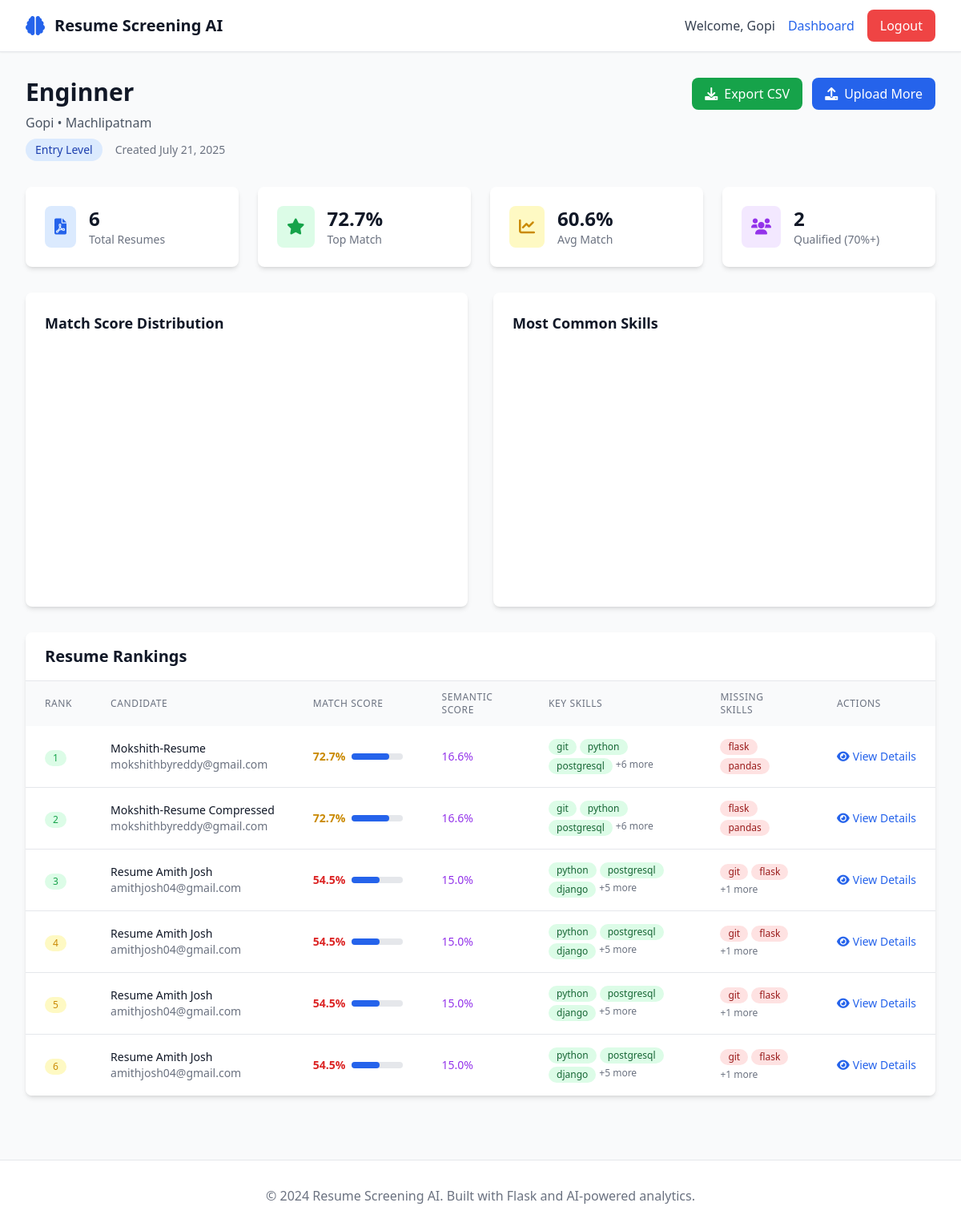
The page /job_results/1 (signed in) on the database its author committed.
### app.py (models this page shows)
class User(UserMixin, db.Model):
    id = db.Column(db.Integer, primary_key=True)
    username = db.Column(db.String(80), unique=True, nullable=False)
    email = db.Column(db.String(120), unique=True, nullable=False)
    password_hash = db.Column(db.String(120), nullable=False)
    role = db.Column(db.String(20), default='hr')
    created_at = db.Column(db.DateTime, default=datetime.utcnow)

class JobDescription(db.Model):
    id = db.Column(db.Integer, primary_key=True)
    title = db.Column(db.String(200), nullable=False)
    company = db.Column(db.String(200), nullable=False)
    description = db.Column(db.Text, nullable=False)
    required_skills = db.Column(db.Text, nullable=False)  # JSON string
    experience_level = db.Column(db.String(50), nullable=False)
    location = db.Column(db.String(200))
    user_id = db.Column(db.Integer, db.ForeignKey('user.id'), nullable=False)
    created_at = db.Column(db.DateTime, default=datetime.utcnow)

class Resume(db.Model):
    id = db.Column(db.Integer, primary_key=True)
    filename = db.Column(db.String(200), nullable=False)
    name = db.Column(db.String(200))
    email = db.Column(db.String(200))
    phone = db.Column(db.String(50))
    skills = db.Column(db.Text)  # JSON string
    experience = db.Column(db.Text)  # JSON string
    education = db.Column(db.Text)  # JSON string
    raw_text = db.Column(db.Text)
    match_score = db.Column(db.Float, default=0)
    matched_skills = db.Column(db.Text)  # JSON string
    skill_gaps = db.Column(db.Text)  # JSON string
    semantic_score = db.Column(db.Float, default=0)
    job_id = db.Column(db.Integer, db.ForeignKey('job_description.id'))
    user_id = db.Column(db.Integer, db.ForeignKey('user.id'), nullable=False)
    created_at = db.Column(db.DateTime, default=datetime.utcnow)

### app.py (the view)
@app.route('/job_results/<int:job_id>')
@login_required
def job_results(job_id):
    job = JobDescription.query.get_or_404(job_id)
    if job.user_id != current_user.id:
        return redirect(url_for('dashboard'))
    resumes = Resume.query.filter_by(job_id=job_id).order_by(Resume.match_score.desc()).all()
    resume_data = []
    for resume in resumes:
        resume_data.append({
            'id': resume.id,
            'name': resume.name or resume.filename,
            'email': resume.email,
            'match_score': resume.match_score,
            'semantic_score': resume.semantic_score,
            'matched_skills': json.loads(resume.matched_skills or '[]'),
            'skill_gaps': json.loads(resume.skill_gaps or '[]'),
            'skills': json.loads(resume.skills or '[]')
        })
    return render_template('job_results.html', job=job, resumes=resume_data)

### app.py (called while the page is built)
@login_manager.user_loader
def load_user(user_id):
    return User.query.get(int(user_id))

### templates/job_results.html (shortened to what this page needs)
{% extends "base.html" %}
{% block content %}
<div class="max-w-7xl mx-auto px-4 sm:px-6 lg:px-8 py-8">
    <div class="mb-8">
        <div class="flex justify-between items-start">
            <div>
                <h1 class="text-3xl font-bold text-gray-900">{{ job.title }}</h1>
                <p class="text-gray-600 mt-2">{{ job.company }} • {{ job.location or 'Location not specified' }}</p>
                <div class="flex items-center mt-2 space-x-4">
                    <span class="px-3 py-1 bg-blue-100 text-blue-800 text-sm rounded-full">
                        {{ job.experience_level.title() }} Level
                    </span>
                    <span class="text-sm text-gray-500">
                        Created {{ job.created_at.strftime('%B %d, %Y') }}
                    </span>
                </div>
            </div>
            <div class="flex space-x-3">
                <button onclick="exportCSV()"
                        class="flex items-center px-4 py-2 bg-green-600 text-white rounded-lg hover:bg-green-700 transition-colors">
                    <i class="fas fa-download mr-2"></i>
                    Export CSV
                </button>
                <button onclick="uploadMore()"
                        class="flex items-center px-4 py-2 bg-blue-600 text-white rounded-lg hover:bg-blue-700 transition-colors">
                    <i class="fas fa-upload mr-2"></i>
                    Upload More
                </button>
            </div>
        </div>
    </div>
    {% if resumes %}
    <div class="grid grid-cols-1 md:grid-cols-2 lg:grid-cols-4 gap-6 mb-8">
        <div class="bg-white rounded-lg shadow-md p-6">
            <div class="flex items-center">
                <div class="p-3 bg-blue-100 rounded-lg">
                    <i class="fas fa-file-pdf text-blue-600 text-xl"></i>
                </div>
                <div class="ml-4">
                    <p class="text-2xl font-bold text-gray-900">{{ resumes|length }}</p>
                    <p class="text-sm text-gray-500">Total Resumes</p>
                </div>
            </div>
        </div>
        <div class="bg-white rounded-lg shadow-md p-6">
            <div class="flex items-center">
                <div class="p-3 bg-green-100 rounded-lg">
                    <i class="fas fa-star text-green-600 text-xl"></i>
                </div>
                <div class="ml-4">
                    <p class="text-2xl font-bold text-gray-900">{{ "%.1f"|format(resumes[0].match_score) }}%</p>
                    <p class="text-sm text-gray-500">Top Match</p>
                </div>
            </div>
        </div>
        <div class="bg-white rounded-lg shadow-md p-6">
            <div class="flex items-center">
                <div class="p-3 bg-yellow-100 rounded-lg">
                    <i class="fas fa-chart-line text-yellow-600 text-xl"></i>
                </div>
                <div class="ml-4">
                    {% set avg_score = (resumes | sum(attribute='match_score')) / resumes|length %}
                    <p class="text-2xl font-bold text-gray-900">{{ "%.1f"|format(avg_score) }}%</p>
                    <p class="text-sm text-gray-500">Avg Match</p>
                </div>
            </div>
        </div>
        <div class="bg-white rounded-lg shadow-md p-6">
            <div class="flex items-center">
                <div class="p-3 bg-purple-100 rounded-lg">
                    <i class="fas fa-users text-purple-600 text-xl"></i>
                </div>
                <div class="ml-4">
                    {% set qualified = resumes | selectattr('match_score', '>=', 70) | list | length %}
                    <p class="text-2xl font-bold text-gray-900">{{ qualified }}</p>
                    <p class="text-sm text-gray-500">Qualified (70%+)</p>
                </div>
            </div>
        </div>
    </div>
    {% endif %}
    {% if resumes %}
    <div class="grid md:grid-cols-2 gap-8 mb-8">
        <div class="bg-white rounded-lg shadow-md p-6">
            <h3 class="text-lg font-semibold text-gray-900 mb-4">Match Score Distribution</h3>
            <div id="scoreChart" style="height: 300px;"></div>
        </div>
        <div class="bg-white rounded-lg shadow-md p-6">
            <h3 class="text-lg font-semibold text-gray-900 mb-4">Most Common Skills</h3>
            <div id="skillsChart" style="height: 300px;"></div>
        </div>
    </div>
    {% endif %}
    <div class="bg-white rounded-lg shadow-md overflow-hidden">
        <div class="px-6 py-4 border-b border-gray-200">
            <h2 class="text-xl font-semibold text-gray-900">Resume Rankings</h2>
        </div>
        {% if resumes %}
        <div class="overflow-x-auto">
            <table class="w-full">
                <thead class="bg-gray-50">
                    <tr>
                        <th class="px-6 py-3 text-left text-xs font-medium text-gray-500 uppercase tracking-wider">Rank</th>
                        <th class="px-6 py-3 text-left text-xs font-medium text-gray-500 uppercase tracking-wider">Candidate</th>
                        <th class="px-6 py-3 text-left text-xs font-medium text-gray-500 uppercase tracking-wider">Match Score</th>
                        <th class="px-6 py-3 text-left text-xs font-medium text-gray-500 uppercase tracking-wider">Semantic Score</th>
                        <th class="px-6 py-3 text-left text-xs font-medium text-gray-500 uppercase tracking-wider">Key Skills</th>
                        <th class="px-6 py-3 text-left text-xs font-medium text-gray-500 uppercase tracking-wider">Missing Skills</th>
                        <th class="px-6 py-3 text-left text-xs font-medium text-gray-500 uppercase tracking-wider">Actions</th>
                    </tr>
                </thead>
                <tbody class="bg-white divide-y divide-gray-200">
                    {% for resume in resumes %}
                    <tr class="hover:bg-gray-50 transition-colors">
                        <td class="px-6 py-4 whitespace-nowrap">
                            {% set rank = loop.index %}
                            {% if rank <= 3 %}
                                {% set rank_color = 'text-green-600 bg-green-100' %}
                            {% elif rank <= 6 %}
                                {% set rank_color = 'text-yellow-600 bg-yellow-100' %}
                            {% else %}
                                {% set rank_color = 'text-red-600 bg-red-100' %}
                            {% endif %}
                            <div class="inline-flex items-center px-2.5 py-0.5 rounded-full text-xs font-medium {{ rank_color }}">
                                {{ rank }}
                            </div>
                        </td>
                        <td class="px-6 py-4 whitespace-nowrap">
                            <div>
                                <div class="text-sm font-medium text-gray-900">{{ resume.name }}</div>
                                <div class="text-sm text-gray-500">{{ resume.email or 'No email' }}</div>
                            </div>
                        </td>
                        <td class="px-6 py-4 whitespace-nowrap">
                            <div class="flex items-center">
                                {% if resume.match_score >= 80 %}
                                    {% set score_color = 'text-green-600' %}
                                {% elif resume.match_score >= 60 %}
                                    {% set score_color = 'text-yellow-600' %}
                                {% else %}
                                    {% set score_color = 'text-red-600' %}
                                {% endif %}
                                <div class="text-sm font-bold {{ score_color }}">
                                    {{ "%.1f"|format(resume.match_score) }}%
                                </div>
                                <div class="ml-2 w-16 bg-gray-200 rounded-full h-2">
                                    <div class="bg-blue-600 h-2 rounded-full transition-all duration-300"
                                         style="width: {{ resume.match_score }}%"></div>
                                </div>
                            </div>
                        </td>
                        <td class="px-6 py-4 whitespace-nowrap">
                            <div class="text-sm font-medium text-purple-600">
                                {{ "%.1f"|format(resume.semantic_score) }}%
                            </div>
                        </td>
                        <td class="px-6 py-4">
                            <div class="flex flex-wrap gap-1 max-w-xs">
                                {% for skill in resume.matched_skills[:3] %}
                                <span class="inline-flex items-center px-2.5 py-0.5 rounded-full text-xs font-medium bg-green-100 text-green-800">
                                    {{ skill }}
                                </span>
                                {% endfor %}
                                {% if resume.matched_skills|length > 3 %}
                                <span class="text-xs text-gray-500">
                                    +{{ resume.matched_skills|length - 3 }} more
                                </span>
                                {% endif %}
                            </div>
                        </td>
                        <td class="px-6 py-4">
                            <div class="flex flex-wrap gap-1 max-w-xs">
                                {% for skill in resume.skill_gaps[:2] %}
                                <span class="inline-flex items-center px-2.5 py-0.5 rounded-full text-xs font-medium bg-red-100 text-red-800">
                                    {{ skill }}
                                </span>
                                {% endfor %}
                                {% if resume.skill_gaps|length > 2 %}
                                <span class="text-xs text-gray-500">
                                    +{{ resume.skill_gaps|length - 2 }} more
                                </span>
                                {% endif %}
                            </div>
                        </td>
                        <td class="px-6 py-4 whitespace-nowrap text-right text-sm font-medium">
                            <button onclick="viewDetails({{ resume.id }})"
                                    class="text-blue-600 hover:text-blue-900 flex items-center">
                                <i class="fas fa-eye mr-1"></i>
                                View Details
                            </button>
                        </td>
                    </tr>
                    {% endfor %}
                </tbody>
            </table>
        </div>
        {% endif %}
    </div>
</div>
{% endblock %}

### templates/base.html (shortened to what this page needs)
<!DOCTYPE html>
<html lang="en">
<head>
    <script src="https://cdn.tailwindcss.com"></script>
    <link href="https://cdnjs.cloudflare.com/ajax/libs/font-awesome/6.0.0/css/all.min.css" rel="stylesheet">
</head>
<body class="bg-gray-50 min-h-screen">
    <nav class="bg-white shadow-sm border-b">
        <div class="max-w-7xl mx-auto px-4 sm:px-6 lg:px-8">
            <div class="flex justify-between items-center h-16">
                <div class="flex items-center space-x-3">
                    <i class="fas fa-brain text-2xl text-blue-600"></i>
                    <h1 class="text-xl font-bold text-gray-900">Resume Screening AI</h1>
                </div>
                {% if current_user.is_authenticated %}
                <div class="flex items-center space-x-4">
                    <span class="text-gray-700">Welcome, {{ current_user.username }}</span>
                    <a href="{{ url_for('dashboard') }}" class="text-blue-600 hover:text-blue-800">Dashboard</a>
                    <a href="{{ url_for('logout') }}" class="bg-red-500 text-white px-4 py-2 rounded-lg hover:bg-red-600 transition-colors">Logout</a>
                </div>
                {% else %}
                <div class="flex items-center space-x-4">
                    <a href="{{ url_for('login') }}" class="text-blue-600 hover:text-blue-800">Login</a>
                    <a href="{{ url_for('register') }}" class="bg-blue-600 text-white px-4 py-2 rounded-lg hover:bg-blue-700 transition-colors">Register</a>
                </div>
                {% endif %}
            </div>
        </div>
    </nav>
    <main>
        {% block content %}{% endblock %}
    </main>
    <footer class="bg-white border-t mt-12">
        <div class="max-w-7xl mx-auto px-4 sm:px-6 lg:px-8 py-8">
            <div class="text-center text-gray-500">
                <p>&copy; 2024 Resume Screening AI. Built with Flask and AI-powered analytics.</p>
            </div>
        </div>
    </footer>
</body>
</html>

### rows shown on the page
User: username "Gopi"
JobDescription: title "Enginner", company "Gopi", location "Machlipatnam", experience_level "Entry", created_at "July 21, 2025"
Resume: match_score "72.7", job "1", name "Mokshith-Resume", email "mokshithbyreddy@gmail.com", semantic_score "16.6", 3 "git" "python" "postgresql", matched_skills|length "6", 2 "flask" "pandas"
Resume: user "2", name "Mokshith-Resume Compressed", email "mokshithbyreddy@gmail.com", match_score "72.7", semantic_score "16.6", 3 "git" "python" "postgresql", matched_skills|length "6", 2 "flask" "pandas"
Resume: rank "3", name "Resume Amith Josh", email "amithjosh04@gmail.com", match_score "54.5", semantic_score "15.0", 3 "python" "postgresql" "django", matched_skills|length "5", 2 "git" "flask", skill_gaps|length "1"
Resume: rank "4", name "Resume Amith Josh", email "amithjosh04@gmail.com", match_score "54.5", semantic_score "15.0", 3 "python" "postgresql" "django", matched_skills|length "5", 2 "git" "flask", skill_gaps|length "1"
Resume: rank "5", name "Resume Amith Josh", email "amithjosh04@gmail.com", match_score "54.5", semantic_score "15.0", 3 "python" "postgresql" "django", matched_skills|length "5", 2 "git" "flask", skill_gaps|length "1"
Resume: rank "6", name "Resume Amith Josh", email "amithjosh04@gmail.com", match_score "54.5", semantic_score "15.0", 3 "python" "postgresql" "django", matched_skills|length "5", 2 "git" "flask", skill_gaps|length "1"

### other values the page prints
{{ resumes|length }} "6"
{{ "%.1f"|format(avg_score) }} "60.6"
{{ qualified }} "2"
